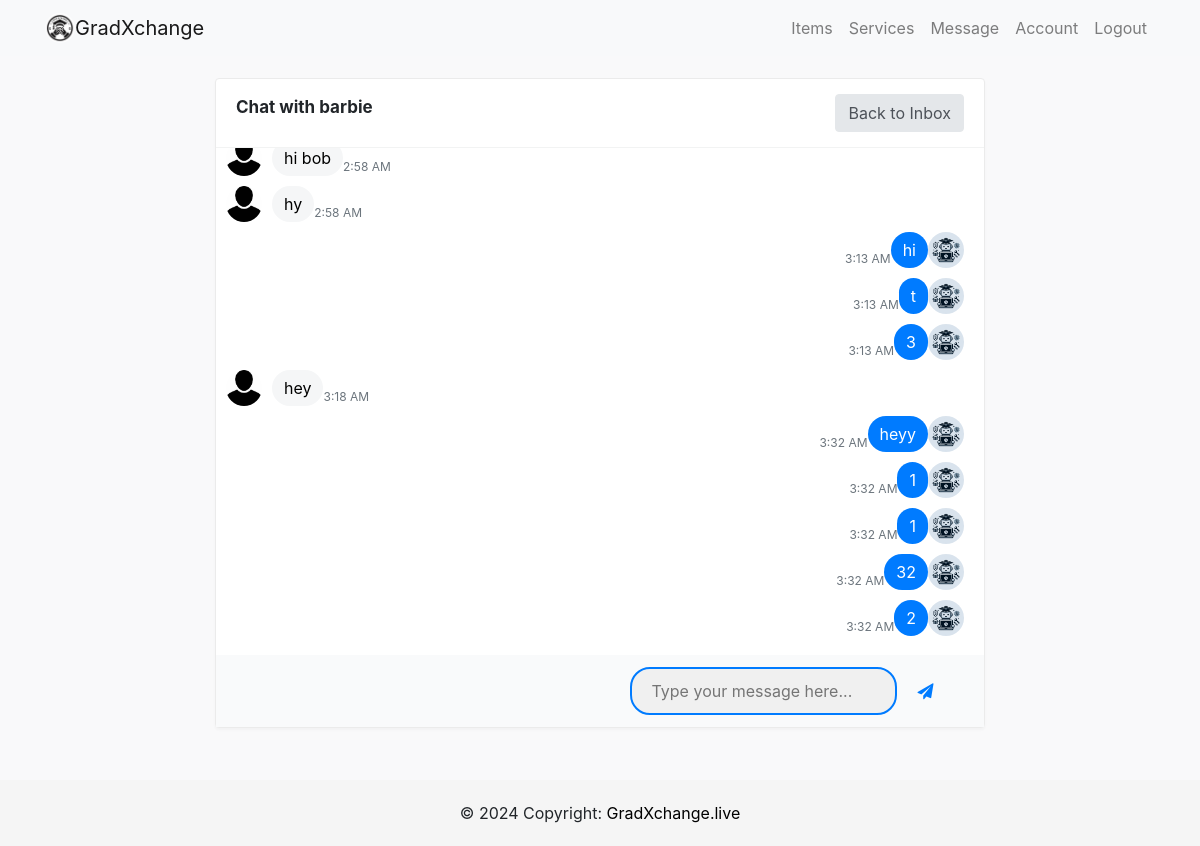
/chat/28/ (signed in), run on an earlier commit of the app's database.
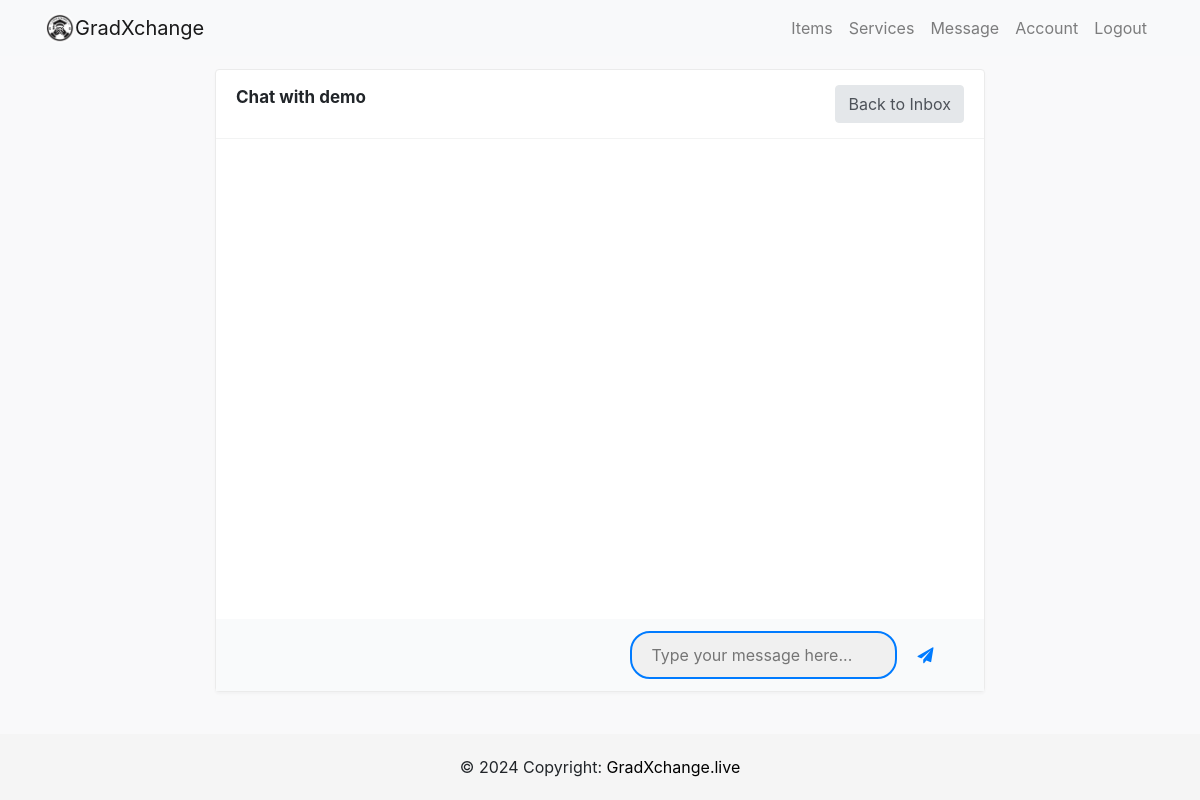
And on a later commit of the database.
### users/models.py (models this page shows, shortened)
class Profile(models.Model):
    user = models.OneToOneField(User, on_delete=models.CASCADE)
    image = models.ImageField(default='profilepic.jpg', upload_to='profile_picture')
    location =models.CharField(max_length=100)
    about_me = models.CharField(max_length=200, null=True, blank=True)
    phone_regex = RegexValidator(
        regex=r'^\+?60?\d{9,10}$',
        message="Phone number must be entered in the format: '+60123456789'. With country code +60 and up to 10 digits allowed."
    )
    phone = models.CharField(validators=[phone_regex], max_length=17, blank=True)  # Optional: adjust max_length as needed
    whatsapp_regex = RegexValidator(
        regex=r'^\+?60?\d{9,10}$',
        message="Whatsapp number must be entered in the format: '+60123456789'. With country code +60 and up to 10 digits allowed."
    )
    whatsapp = models.CharField(validators=[whatsapp_regex], max_length=17, blank=True)

class Message(models.Model):
    sender = models.ForeignKey(Profile, on_delete=models.SET_NULL, null=True, blank=True, related_name='sent_messages')
    recipient = models.ForeignKey(Profile, on_delete=models.SET_NULL, null=True, blank=True, related_name='received_messages')
    text = models.TextField()
    is_read = models.BooleanField(default=False, null=True)
    created = models.DateTimeField(auto_now_add=True)
    id = models.UUIDField(default=uuid.uuid4, unique=True, primary_key=True)
    conversation_id = models.UUIDField(default=uuid.uuid4, editable=True)
    class Meta:
        ordering = ['is_read', '-created']

### users/views.py (the view)
# urls.py: path('chat/<int:profile_id>/', user_views.chat, name='chat'),
@login_required
def chat(request, profile_id):
    user_A = request.user.profile  # Current logged-in user
    user_B = get_object_or_404(Profile, id=profile_id)  # Recipient obtained from URL parameter
    if request.method == "POST":
        text = request.POST.get('text', '').strip()
        if text:  # Ensure the text is not empty
            Message.objects.create(sender=user_A, recipient=user_B, text=text, is_read=False)
            return redirect('chat', profile_id=profile_id)
    messages = Message.objects.filter(
        Q(sender=user_A, recipient=user_B) | Q(sender=user_B, recipient=user_A)
    ).order_by('created')
    Message.objects.filter(sender=user_B, recipient=user_A, is_read=False).update(is_read=True)
    unread_messages_count = Message.objects.filter(recipient=user_A, sender=user_B, is_read=False).count()
    context = {
        'messages': messages,
        'user_A': user_A,
        'user_B': user_B,
        'profile_id': profile_id,
        'unread_messages_count': unread_messages_count  # Include this in your template where needed
    }
    return render(request, 'users/chat.html', context)

### users/context_processors.py (called while the page is built)
def unread_message_count(request):
    if request.user.is_authenticated:
        count = Message.objects.filter(recipient=request.user.profile, is_read=False).count()
        return {'unread_message_count': count}
    return {}

### users/templates/users/chat.html (shortened to what this page needs)
{% extends 'users/base.html' %}
{% load static %}
{% block body %}
<link href="https://stackpath.bootstrapcdn.com/font-awesome/4.7.0/css/font-awesome.min.css" rel="stylesheet">
<div class="page-content">
    <div class="col-md-8">
        <div class="card card-bordered">
            <div class="card-header">
                <h4 class="card-title"><strong>Chat with {{ user_B.user.username }}</strong></h4>
                <a class="btn btn-xs btn-secondary" href="{% url 'inbox' %}">Back to Inbox</a>
            </div>
            <div class="ps-container" id="chat-content">
                {% for message in messages %}
                <div class="media media-chat {% if message.sender == user_A %}media-chat-reverse{% endif %}">
                    <img class="avatar" src="{{ message.sender.user.profile.image.url }}" alt="...">
                    <div class="media-body">{{ message.text }}</div>
                    <div class="meta">
                        <time datetime="{{ message.created|date:'c' }}">{{ message.created|date:"g:i A" }}</time>
                    </div>
                </div>
                {% endfor %}
            </div>
            <div class="publisher">
                <form action="" method="POST">
                    <input class="publisher-input" type="text" name="text" placeholder="Type your message here..."
                        autocomplete="off">
                    <button type="submit" class="publisher-btn"><i class="fa fa-paper-plane"></i></button>
                </form>
            </div>
        </div>
    </div>
</div>
{% endblock %}

What changed in the data, as far as the page shows it:
removed Message: sender.user.profile.image (picture), text "hi bob", created "2:58 AM"
removed Message: sender.user.profile.image (picture), text "hy", created "2:58 AM"
removed Message: sender.user.profile.image (picture), text "hi", created "3:13 AM"
removed Message: sender.user.profile.image (picture), text "t", created "3:13 AM"
removed Message: sender.user.profile.image (picture), text "3", created "3:13 AM"
removed Message: sender.user.profile.image (picture), text "hey", created "3:18 AM"
removed Message: sender.user.profile.image (picture), text "heyy", created "3:32 AM"
removed Message: sender.user.profile.image (picture), text "1", created "3:32 AM"
removed Message: sender.user.profile.image (picture), text "1", created "3:32 AM"
removed Message: sender.user.profile.image (picture), text "32", created "3:32 AM"
removed Message: sender.user.profile.image (picture), text "2", created "3:32 AM"
changed through a linked row, Profile: user.username "barbie" → "demo"
